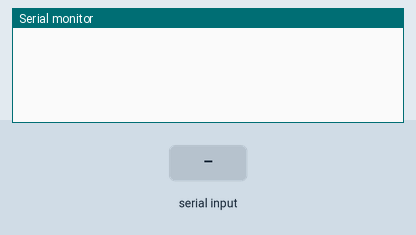
Simulated run of this sketch. Board: Arduino Uno, built with avr-gcc and run on an emulated ATmega328P. On the bench: the last lines printed to the serial monitor. Inputs (shaded band) come from the test bench.

Above: at 1.2 s.
1.3 s: "start/" received over the second serial link
At 1.9 s:
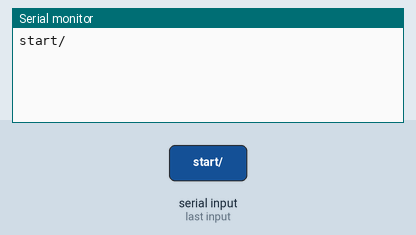
2.8 s: "stop/" received over the second serial link
At 4.0 s:
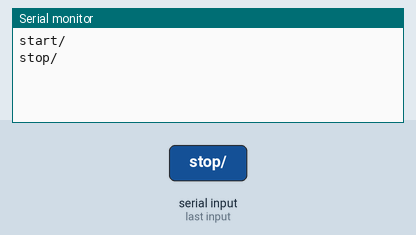
4.3 s: "ignition/" received over the second serial link
At 5.5 s:
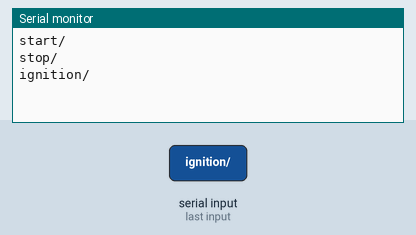
5.8 s: "status/" received over the second serial link
At 6.6 s:
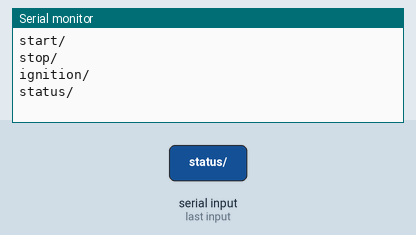

The sketch:

sketch_apr24f.ino
```cpp
#include <SoftwareSerial.h>
SoftwareSerial ArduinoUno(2,3);

String readString;

void setup(){

  Serial.begin(9600);
  ArduinoUno.begin(19200);

}

void loop(){
  while (ArduinoUno.available()) {
   delay(2);  //delay to allow byte to arrive in input buffer
   char c = ArduinoUno.read();
   readString += c;
  }

  if (readString.length() > 0) {
    if(readString == "start/"){
      Serial.println(readString);
    }
    if(readString == "stop/"){
      Serial.println(readString);
    }
    if(readString.startsWith("ignition/")){
     Serial.println(readString);
    }
    if(readString == "status/"){
      Serial.println(readString);

      //int aRandomNumber = random(0, 1000);

      char numberOfSecondsOn[13];
      sprintf(numberOfSecondsOn, "%d", /*aRandomNumber*/ 1 );

      ArduinoUno.write(numberOfSecondsOn);
    }
    readString="";
  }
}
```

Measured:
- after the input at 1.3 s, the serial monitor: prints a new line at once (image 1)
- after the input at 2.8 s, the serial monitor: prints a new line at once (image 2)
- after the input at 4.3 s, the serial monitor: prints a new line at once (image 3)
- after the input at 5.8 s, the serial monitor: prints a new line at once (image 4)
